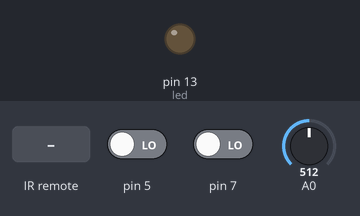
Recording of a sketch running on a simulated Arduino Uno, built with avr-gcc and run on an emulated ATmega328P. On the bench: output pins drawn as LEDs (lit = HIGH). Inputs (shaded band) come from the test bench; at power-on: pin 5 LOW, pin 7 LOW, A0 = 512. Pins used as bus, display or sensor lines are not drawn.

Above: at 1.2 s.
1.3 s: infrared code 0x80BF7B84 received
At 2.5 s:
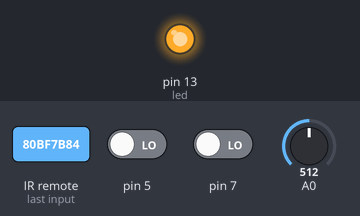
2.8 s: infrared code 0x80BF6B94 received
At 3.9 s:
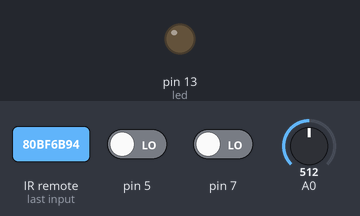
Timing chart, 0 to 5.8 s (numbered marks = the images above; inputs shaded):
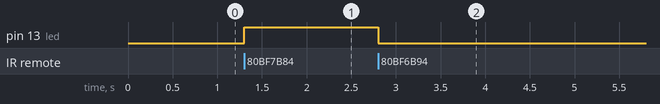

The sketch:

ir_ldr_nnn.ino
```cpp
#include <IRremote.h>
int push ;
int ldr ;
int led =13;
int Switch ;
int x = 0;
int p = 0;
int value = 0 ;
int power = 3;
int RECV_PIN = 11;
 IRrecv irrecv(RECV_PIN);
decode_results results;

void setup (){
  pinMode(A0,INPUT);
  pinMode(led,OUTPUT);
  pinMode(5,INPUT);
  pinMode(7,INPUT);
  pinMode(power,OUTPUT);
  digitalWrite(power,HIGH);
   irrecv.enableIRIn();
   Serial.begin(9600);
}
void loop(){
  ldr = analogRead(A0);
  push = digitalRead(7);
  Switch = digitalRead(5);
  //value = 1;
if (irrecv.decode(&results)){
   if (results.value == 0x80BF3BC4){ value = 1;}
   else  if (results.value == 0x80BF7B84){digitalWrite(led,HIGH);}
 else if (results.value == 0x80BF6B94){digitalWrite(led,LOW);
 }
   else if (results.value == 0x80BF916E){
     value = 2;}irrecv.resume();
}
if (value==2){
if (push == 1 ) {
 p = p + 1;
}
if ((p%2)==0){
  if (ldr>500)
  {
    digitalWrite(led, LOW);
  }
  else if (ldr < 300){
    digitalWrite(led,HIGH);
  }
}
else if ((p%2)) {

  if (Switch == 1) {
    x = 1;}
   else if ( Switch ==0){
    x=2;}


     if (x==1){
      digitalWrite(led,HIGH);
     }
    else if (x==2){
      digitalWrite(led,LOW);}}}}
```

Measured:
- after the input at 1.3 s, pin 13 (led): LOW → HIGH at once
- after the input at 2.8 s, pin 13 (led): HIGH → LOW at once
